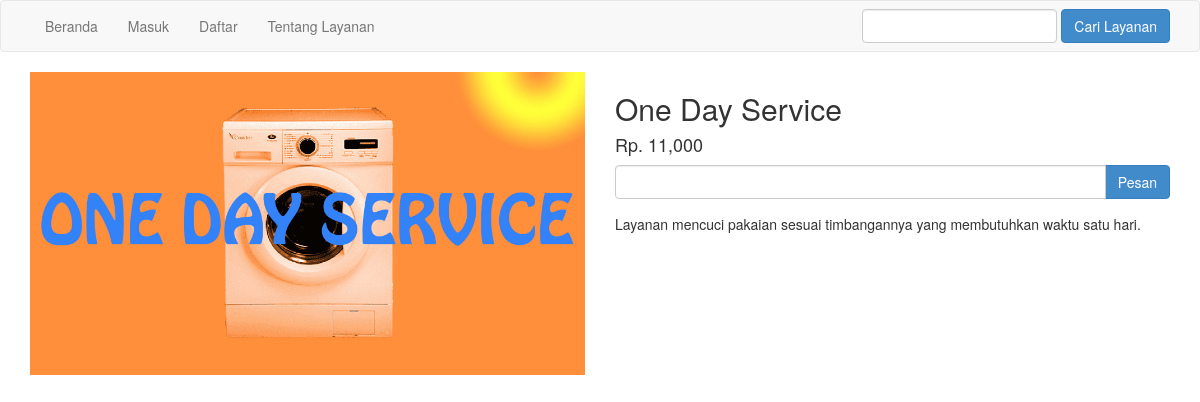
Screenshot of /detail.php?id=1 with the database file from the repository.
### tables this page shows
CREATE TABLE `produk` (
  `id_produk` int(11) NOT NULL,
  `nama_produk` varchar(40) NOT NULL,
  `harga_produk` int(11) NOT NULL,
  `berat_produk` int(11) NOT NULL,
  `foto_produk` varchar(40) NOT NULL,
  `deskripsi_produk` text NOT NULL
);

### detail.php (the view, shortened to what this page needs)
<?php include 'koneksi.php'; ?>
<?php
$id_produk = $_GET['id'];
$ambil = $koneksi->query("SELECT * FROM produk WHERE id_produk='$id_produk'");
$detail = $ambil->fetch_assoc();
?>
<!DOCTYPE html>
<html>
    <head>
        <link rel="stylesheet" href="admin/assets/css/bootstrap.css">
    </head>
    <body>
    <?php include 'menu.php'; ?>
    <section class="konten">
    <div class="container">
        <div class="row">
            <div class="col-md-6">
                <img src="foto_produk/<?php echo $detail["foto_produk"]; ?>" alt="" class="img-responsive">
            </div>
            <div class="col-md-6">
                <h2><?php echo $detail["nama_produk"] ?></h2>
                <h4>Rp. <?php echo number_format($detail["harga_produk"]);  ?></h4>
                <form method="post">
                    <div class="form-group">
                        <div class="input-group">
                        <input type="number" min="1" class="form-control" name="jumlah">
                        <div class="input-group-btn">
                            <button class="btn btn-primary" name="pesan">Pesan</button>
                          </div>
                        </div>
                    </div>
                </form>
                <p><?php echo $detail["deskripsi_produk"]; ?></p>
            </div>
        </div>
    </div>
    </section>
    </body>
    </html>

### rows the page displays
produk: foto_produk (picture), nama_produk "One Day Service", harga_produk "11,000", deskripsi_produk "Layanan mencuci pakaian sesuai timbangannya yang membutuhkan waktu satu hari."
